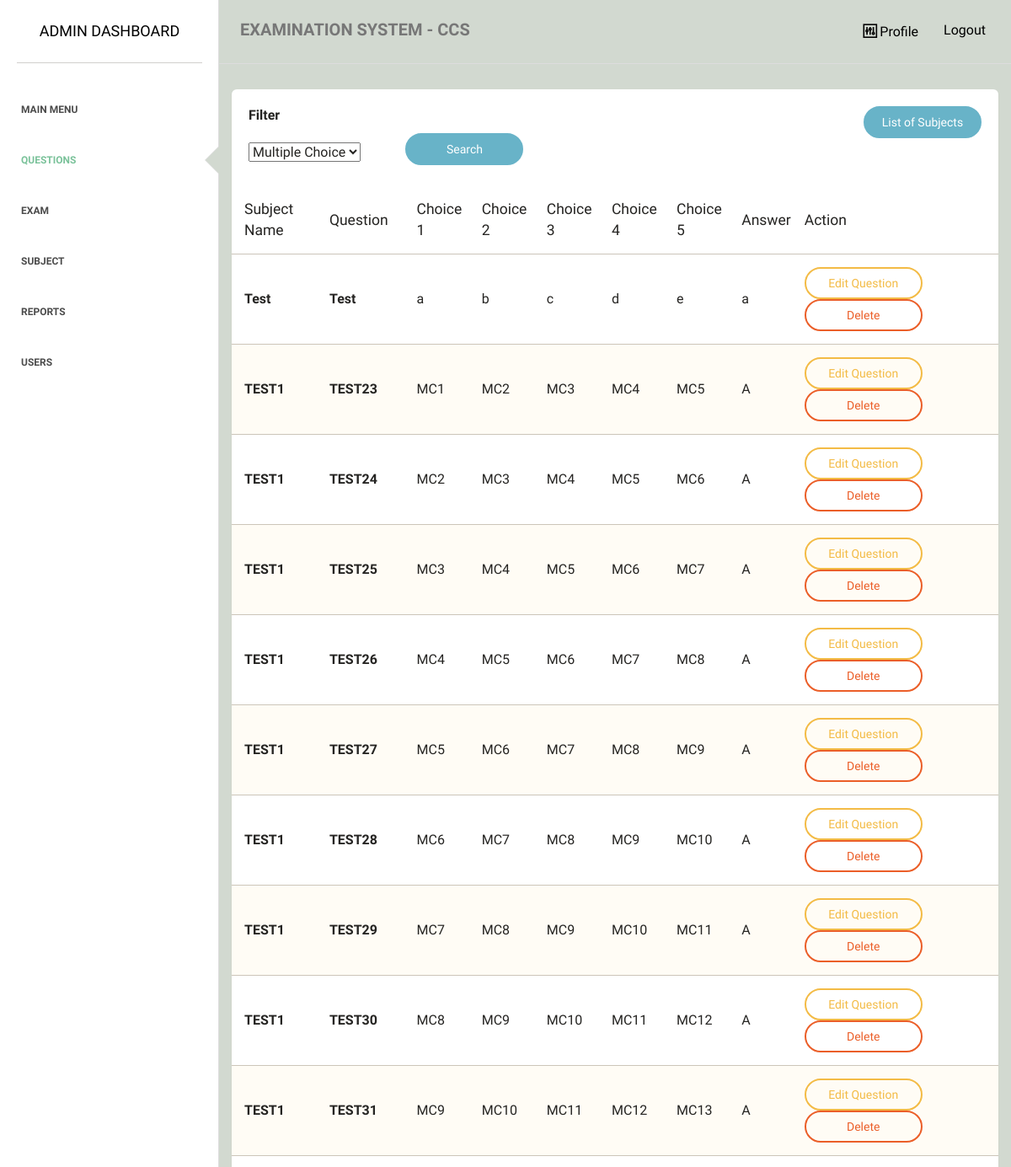
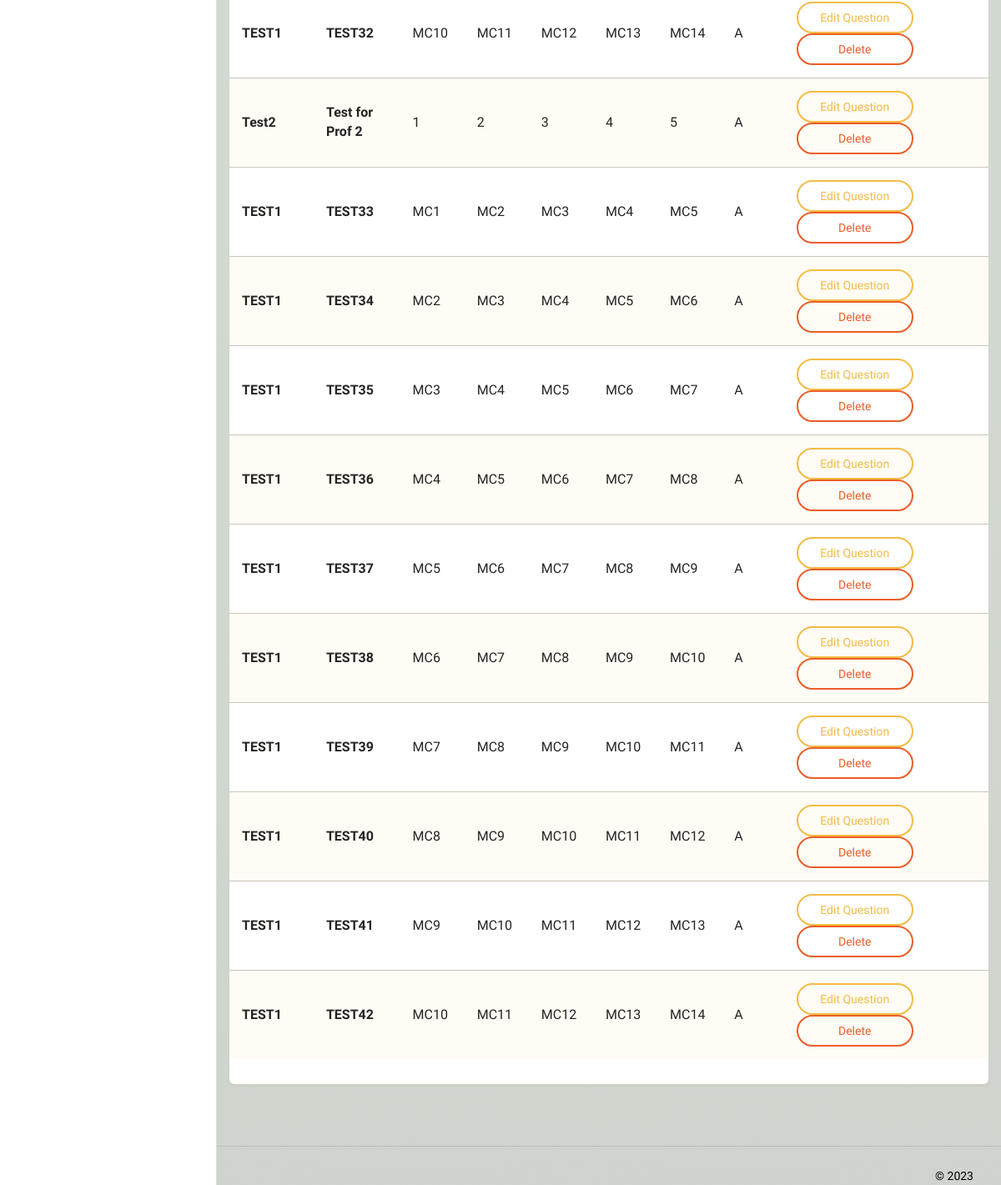
Page /admin/questions/index.php on the earlier database version (2 pictures, top to bottom).
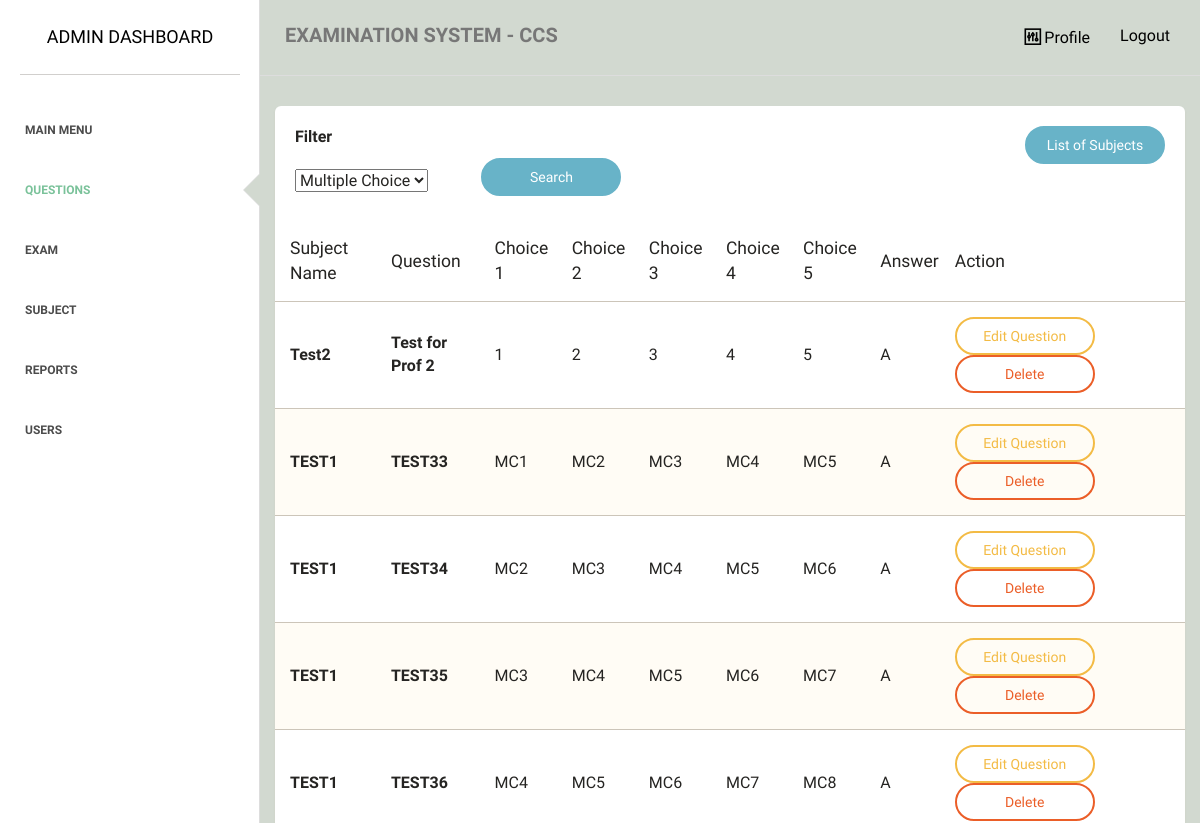
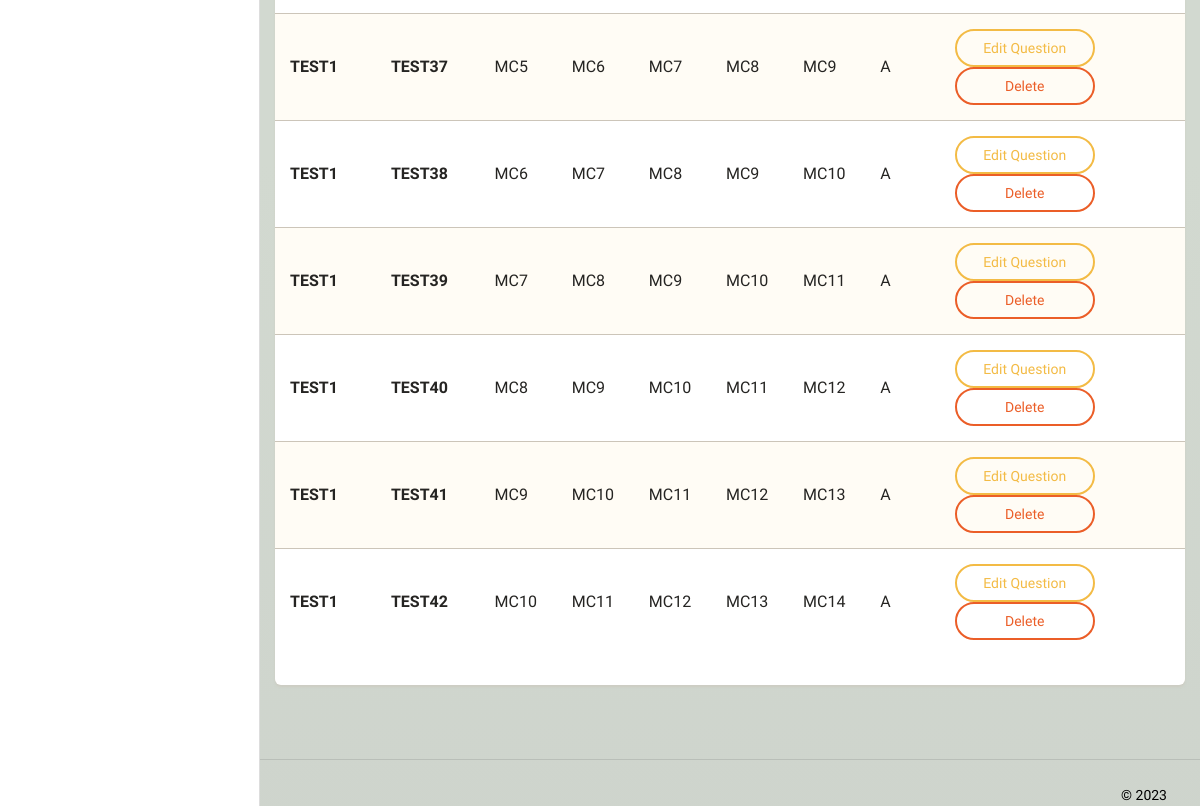
Same page on the later database version (2 pictures, top to bottom).
### tables this page shows
CREATE TABLE `multiplechoice` (
  `exammulti_id` int(255) NOT NULL,
  `subject` varchar(255) NOT NULL,
  `subject_id` varchar(255) NOT NULL,
  `question` varchar(255) NOT NULL,
  `A` varchar(255) NOT NULL,
  `B` varchar(255) NOT NULL,
  `C` varchar(255) NOT NULL,
  `D` varchar(255) NOT NULL,
  `E` varchar(255) NOT NULL,
  `answer` varchar(255) NOT NULL,
  `yearlevel` varchar(50) NOT NULL,
  `grading_period` varchar(200) NOT NULL,
  `semester` varchar(50) NOT NULL,
  `profname` varchar(200) NOT NULL,
  `prof_id` int(50) NOT NULL
);

### admin/questions/index.php (the view, shortened to what this page needs)
<?php
require_once "../../dbconnect.php";
$search = $_GET['search1'] ?? 'multiplechoice';
$statement = $pdo->prepare("SELECT * FROM $search");
$statement->execute();
$procdata = $statement->fetchAll(PDO::FETCH_ASSOC);
?>
<!doctype html>
<html lang="en">
<head>
    <link href="../../assets/css/main.css" rel="stylesheet" />
    <link href="../../assets/css/animate.css" rel="stylesheet"/>
    <link href="../../assets/css/paper-dashboard.css" rel="stylesheet"/>
    <link href="../../assets/css/demo.css" rel="stylesheet" />
    <link href="http://maxcdn.bootstrapcdn.com/font-awesome/latest/css/font-awesome.min.css" rel="stylesheet">
    <link href="../../assets/css/themify-icons.css" rel="stylesheet">
</head>
<body>
<div class="wrapper">
    <div class="sidebar" data-background-color="white" data-active-color="success">
    	<div class="sidebar-wrapper">
            <div class="logo">
                <a href="" class="simple-text">
                    Admin Dashboard
                </a>
            </div>
            <ul class="nav">
                <li>
                    <a href="../">
                        <p>Main Menu</p>
                    </a>
                </li>
                <li class="active">
                    <a href="">
                        <p>Questions</p>
                    </a>
                </li>
                <li>
                    <a href="../exams/">
                        <p>Exam</p>
                    </a>
                </li>
                <li>
                    <a href="../class/">
                        <p>Subject</p>
                    </a>
                </li>
                <li>
                    <a href="../generate/">
                        <p>Reports</p>
                    </a>
                </li>
                <li>
                    <a href="../user/">
                        <p>Users</p>
                    </a>
                </li>
            </ul>
    	</div>
    </div>
    <div class="main-panel">
        <nav class="navbar navbar-default">
            <div class="container-fluid">
                <div class="navbar-header">
                    <a class="navbar-brand" href="#">EXAMINATION SYSTEM - CCS</a>
                </div>
                <div class="collapse navbar-collapse">
                    <ul class="nav navbar-nav navbar-right">
                        <li>
                            <a href="../profile.php">
                                <i class="ti-panel"></i>
								<p>Profile</p>
                            </a>
                        </li>
						<li>
                            <a href="../../logout">
								<p>Logout</p>
                            </a>
                        </li>
                    </ul>
                </div>
            </div>
        </nav>
        <div class="content">
            <div class="container-fluid">
                <div class="row">
                    <div class="">
                        <div class="card ">
                        <div class="header">
                                <div class="header-arrangement">
                                    <div class="right">
                                        <form action="" method="get">
                                            <div class="flex">
                                                <p><b>Filter</b></p>
                                                <select name="search1" class="form-select" style="font-size: medium;">
                                                    <?php if ($search == 'multiplechoice'): ?>
                                                    <option value="multiplechoice" selected>Multiple Choice</option>
                                                    <?php endif;?>
                                                </select>
                                                <button type="submit" class="btn btn-info btn-fill btn-wd" style="margin-left:5rem; margin-bottom:1rem;">Search</button>
                                            </div>
                                        </form>
                                    </div>
                                    <div class="left">
                                        <a href="list.php" class="btn btn-info btn-fill btn-wd">List of Subjects</a>
                                    </div>
                                </div>
                            </div>
                            <div class="content table-responsive table-full-width">
                                <table class="table table-striped">
                                    <thead>
                                        <?php if ($search == 'multiplechoice'): ?>
                                    	<th>Subject Name</th>
                                    	<th>Question</th>
                                    	<th>Choice 1</th>
                                    	<th>Choice 2</th>
                                    	<th>Choice 3</th>
                                    	<th>Choice 4</th>
                                    	<th>Choice 5</th>
                                    	<th>Answer</th>
                                    	<th>Action</th>
                                        <?php endif;?>
                                    </thead>
                                    <tbody>
                                        <?php foreach ($procdata as $i => $item): ?>
                                        <tr>
                                        	<td style="font-size:medium;"><b><?php echo $item['subject']; ?></b></td>
                                        	<td style="font-size:medium;"><b><?php echo $item['question']; ?></b></td>
                                            <?php if ($search == 'multiplechoice'): ?>
                                                <td style="font-size:medium;"><?php echo $item['A']; ?></td>
                                                <td style="font-size:medium;"><?php echo $item['B']; ?></td>
                                                <td style="font-size:medium;"><?php echo $item['C']; ?></td>
                                                <td style="font-size:medium;"><?php echo $item['D']; ?></td>
                                                <td style="font-size:medium;"><?php echo $item['E']; ?></td>
                                            <?php endif;?>
                                            <td style="font-size:medium;"><?php echo $item['answer']; ?></td>
                                        	<td style="text-align:left;">
                                                <?php if ($search == 'multiplechoice'): ?>
                                                    <a href="update.php?exammulti_id=<?php echo $item['exammulti_id']; ?>" class="btn btn-warning btn-wd">Edit Question</a>
                                                    <a href="delete.php?exammulti_id=<?php echo $item['exammulti_id']; ?>" class="btn btn-danger btn-wd">Delete</a>
                                                <?php endif;?>
                                            </td>
                                        </tr>
                                        <?php endforeach;?>
                                    </tbody>
                                </table>
                            </div>
                        </div>
                    </div>
                </div>
            </div>
        </div>
        <footer class="footer">
            <div class="container-fluid">
                <div class="copyright pull-right">
                    &copy; <script>document.write(new Date().getFullYear())</script>
                </div>
            </div>
        </footer>
    </div>
</div>
</body>
</html>

### assets/css/demo.css (style rules this page uses)
.header-arrangement { display: flex; }
.header-arrangement .right { flex: 1; }

Differences in the rows shown:
removed multiplechoice: subject "Test", question "Test", A "a", B "b", C "c", D "d", E "e", answer "a"
removed multiplechoice: subject "TEST1", question "TEST23", A "MC1", B "MC2", C "MC3", D "MC4", E "MC5", answer "A"
removed multiplechoice: subject "TEST1", question "TEST24", A "MC2", B "MC3", C "MC4", D "MC5", E "MC6", answer "A"
removed multiplechoice: subject "TEST1", question "TEST25", A "MC3", B "MC4", C "MC5", D "MC6", E "MC7", answer "A"
removed multiplechoice: subject "TEST1", question "TEST26", A "MC4", B "MC5", C "MC6", D "MC7", E "MC8", answer "A"
removed multiplechoice: subject "TEST1", question "TEST27", A "MC5", B "MC6", C "MC7", D "MC8", E "MC9", answer "A"
removed multiplechoice: subject "TEST1", question "TEST28", A "MC6", B "MC7", C "MC8", D "MC9", E "MC10", answer "A"
removed multiplechoice: subject "TEST1", question "TEST29", A "MC7", B "MC8", C "MC9", D "MC10", E "MC11", answer "A"
removed multiplechoice: subject "TEST1", question "TEST30", A "MC8", B "MC9", C "MC10", D "MC11", E "MC12", answer "A"
removed multiplechoice: subject "TEST1", question "TEST31", A "MC9", B "MC10", C "MC11", D "MC12", E "MC13", answer "A"
removed multiplechoice: subject "TEST1", question "TEST32", A "MC10", B "MC11", C "MC12", D "MC13", E "MC14", answer "A"
